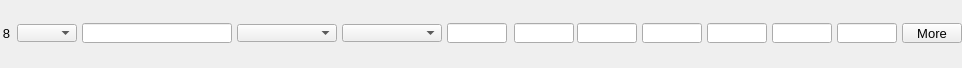
    <widget class="PyDMFrame" name="composite_7">
      <property name="geometry">
        <rect>
          <x>8</x>
          <y>597</y>
          <width>962</width>
          <height>68</height>
        </rect>
      </property>
      <widget class="PyDMEnumComboBox" name="menu_21">
        <property name="geometry">
          <rect>
            <x>17</x>
            <y>24</y>
            <width>60</width>
            <height>18</height>
          </rect>
        </property>
        <property name="toolTip">
          <string>${P}${O8}Use</string>
        </property>
        <property name="channel" stdset="0">
          <string>ca://${P}${O8}Use</string>
        </property>
        <property name="font" stdset="0">
          <font>
            <pointsize>10</pointsize>
          </font>
        </property>
        <property name="styleSheet">
          <string notr="true">PyDMEnumComboBox#menu_21 {
  color: rgb(0, 0, 0);
  background-color: rgb(115, 223, 255);
  }</string>
        </property>
      </widget>
      <widget class="PyDMLabel" name="text_update_77">
        <property name="geometry">
          <rect>
            <x>17</x>
            <y>0</y>
            <width>60</width>
            <height>18</height>
          </rect>
        </property>
        <property name="toolTip">
          <string>PV: ${P}${O8}Use_RBV</string>
        </property>
        <property name="channel" stdset="0">
          <string>ca://${P}${O8}Use_RBV</string>
        </property>
        <property name="font" stdset="0">
          <font>
            <pointsize>10</pointsize>
          </font>
        </property>
        <property name="alignment">
          <set>Qt::AlignCenter</set>
        </property>
        <property name="textInteractionFlags">
          <set>Qt::TextSelectableByKeyboard|Qt::TextSelectableByMouse</set>
        </property>
        <property name="styleSheet">
          <string notr="true">PyDMLabel#text_update_77 {
  color: rgb(10, 0, 184);
  background-color: rgb(70, 70, 70);
  }</string>
        </property>
      </widget>
      <widget class="PyDMLineEdit" name="text_entry_56">
        <property name="geometry">
          <rect>
            <x>82</x>
            <y>23</y>
            <width>150</width>
            <height>20</height>
          </rect>
        </property>
        <property name="channel" stdset="0">
          <string>ca://${P}${O8}Name</string>
        </property>
        <property name="toolTip">
          <string>${P}${O8}Name</string>
        </property>
        <property name="font" stdset="0">
          <font>
            <pointsize>10</pointsize>
          </font>
        </property>
        <property name="styleSheet">
          <string notr="true">PyDMLineEdit#text_entry_56 {
  color: rgb(0, 0, 0);
  background-color: rgb(115, 223, 255);
  border: 1px solid black;
  margin: 0px;
  padding: 0px;
  spacing: 0px;
  }</string>
        </property>
      </widget>
      <widget class="PyDMLabel" name="text_update_78">
        <property name="geometry">
          <rect>
            <x>82</x>
            <y>0</y>
            <width>150</width>
            <height>18</height>
          </rect>
        </property>
        <property name="toolTip">
          <string>PV: ${P}${O8}Name_RBV</string>
        </property>
        <property name="channel" stdset="0">
          <string>ca://${P}${O8}Name_RBV</string>
        </property>
        <property name="font" stdset="0">
          <font>
            <pointsize>10</pointsize>
          </font>
        </property>
        <property name="alignment">
          <set>Qt::AlignCenter</set>
        </property>
        <property name="textInteractionFlags">
          <set>Qt::TextSelectableByKeyboard|Qt::TextSelectableByMouse</set>
        </property>
        <property name="styleSheet">
          <string notr="true">PyDMLabel#text_update_78 {
  color: rgb(10, 0, 184);
  background-color: rgb(187, 187, 187);
  }</string>
        </property>
      </widget>
      <widget class="PyDMEnumComboBox" name="menu_22">
        <property name="geometry">
          <rect>
            <x>237</x>
            <y>24</y>
            <width>100</width>
            <height>18</height>
          </rect>
        </property>
        <property name="toolTip">
          <string>${P}${O8}Shape</string>
        </property>
        <property name="channel" stdset="0">
          <string>ca://${P}${O8}Shape</string>
        </property>
        <property name="font" stdset="0">
          <font>
            <pointsize>10</pointsize>
          </font>
        </property>
        <property name="styleSheet">
          <string notr="true">PyDMEnumComboBox#menu_22 {
  color: rgb(0, 0, 0);
  background-color: rgb(115, 223, 255);
  }</string>
        </property>
      </widget>
      <widget class="PyDMLabel" name="text_update_79">
        <property name="geometry">
          <rect>
            <x>237</x>
            <y>0</y>
            <width>100</width>
            <height>18</height>
          </rect>
        </property>
        <property name="toolTip">
          <string>PV: ${P}${O8}Shape_RBV</string>
        </property>
        <property name="channel" stdset="0">
          <string>ca://${P}${O8}Shape_RBV</string>
        </property>
        <property name="font" stdset="0">
          <font>
            <pointsize>10</pointsize>
          </font>
        </property>
        <property name="alignment">
          <set>Qt::AlignCenter</set>
        </property>
        <property name="textInteractionFlags">
          <set>Qt::TextSelectableByKeyboard|Qt::TextSelectableByMouse</set>
        </property>
        <property name="styleSheet">
          <string notr="true">PyDMLabel#text_update_79 {
  color: rgb(10, 0, 184);
  background-color: rgb(187, 187, 187);
  }</string>
        </property>
      </widget>
      <widget class="PyDMEnumComboBox" name="menu_23">
        <property name="geometry">
          <rect>
            <x>342</x>
            <y>24</y>
            <width>100</width>
            <height>18</height>
          </rect>
        </property>
        <property name="toolTip">
          <string>${P}${O8}DrawMode</string>
        </property>
        <property name="channel" stdset="0">
          <string>ca://${P}${O8}DrawMode</string>
        </property>
        <property name="font" stdset="0">
          <font>
            <pointsize>10</pointsize>
          </font>
        </property>
        <property name="styleSheet">
          <string notr="true">PyDMEnumComboBox#menu_23 {
  color: rgb(0, 0, 0);
  background-color: rgb(115, 223, 255);
  }</string>
        </property>
      </widget>
      <widget class="PyDMLabel" name="text_update_80">
        <property name="geometry">
          <rect>
            <x>342</x>
            <y>0</y>
            <width>100</width>
            <height>18</height>
          </rect>
        </property>
        <property name="toolTip">
          <string>PV: ${P}${O8}DrawMode_RBV</string>
        </property>
        <property name="channel" stdset="0">
          <string>ca://${P}${O8}DrawMode_RBV</string>
        </property>
        <property name="font" stdset="0">
          <font>
            <pointsize>10</pointsize>
          </font>
        </property>
        <property name="alignment">
          <set>Qt::AlignCenter</set>
        </property>
        <property name="textInteractionFlags">
          <set>Qt::TextSelectableByKeyboard|Qt::TextSelectableByMouse</set>
        </property>
        <property name="styleSheet">
          <string notr="true">PyDMLabel#text_update_80 {
  color: rgb(10, 0, 184);
  background-color: rgb(187, 187, 187);
  }</string>
        </property>
      </widget>
      <widget class="PyDMLineEdit" name="text_entry_57">
        <property name="geometry">
          <rect>
            <x>514</x>
            <y>23</y>
            <width>60</width>
            <height>20</height>
          </rect>
        </property>
        <property name="channel" stdset="0">
          <string>ca://${P}${O8}Green</string>
        </property>
        <property name="toolTip">
          <string>${P}${O8}Green</string>
        </property>
        <property name="font" stdset="0">
          <font>
            <pointsize>10</pointsize>
          </font>
        </property>
        <property name="styleSheet">
          <string notr="true">PyDMLineEdit#text_entry_57 {
  color: rgb(0, 0, 0);
  background-color: rgb(115, 223, 255);
  border: 1px solid black;
  margin: 0px;
  padding: 0px;
  spacing: 0px;
  }</string>
        </property>
      </widget>
      <widget class="PyDMLabel" name="text_update_81">
        <property name="geometry">
          <rect>
            <x>514</x>
            <y>0</y>
            <width>60</width>
            <height>18</height>
          </rect>
        </property>
        <property name="toolTip">
          <string>PV: ${P}${O8}Green_RBV</string>
        </property>
        <property name="channel" stdset="0">
          <string>ca://${P}${O8}Green_RBV</string>
        </property>
        <property name="font" stdset="0">
          <font>
            <pointsize>10</pointsize>
          </font>
        </property>
        <property name="alignment">
          <set>Qt::AlignCenter</set>
        </property>
        <property name="textInteractionFlags">
          <set>Qt::TextSelectableByKeyboard|Qt::TextSelectableByMouse</set>
        </property>
        <property name="styleSheet">
          <string notr="true">PyDMLabel#text_update_81 {
  color: rgb(10, 0, 184);
  background-color: rgb(187, 187, 187);
  }</string>
        </property>
      </widget>
      <widget class="PyDMLineEdit" name="text_entry_58">
        <property name="geometry">
          <rect>
            <x>577</x>
            <y>23</y>
            <width>60</width>
            <height>20</height>
          </rect>
        </property>
        <property name="channel" stdset="0">
          <string>ca://${P}${O8}Blue</string>
        </property>
        <property name="toolTip">
          <string>${P}${O8}Blue</string>
        </property>
        <property name="font" stdset="0">
          <font>
            <pointsize>10</pointsize>
          </font>
        </property>
        <property name="styleSheet">
          <string notr="true">PyDMLineEdit#text_entry_58 {
  color: rgb(0, 0, 0);
  background-color: rgb(115, 223, 255);
  border: 1px solid black;
  margin: 0px;
  padding: 0px;
  spacing: 0px;
  }</string>
        </property>
      </widget>
      <widget class="PyDMLabel" name="text_update_82">
        <property name="geometry">
          <rect>
            <x>577</x>
            <y>0</y>
            <width>60</width>
            <height>18</height>
          </rect>
        </property>
        <property name="toolTip">
          <string>PV: ${P}${O8}Blue_RBV</string>
        </property>
        <property name="channel" stdset="0">
          <string>ca://${P}${O8}Blue_RBV</string>
        </property>
        <property name="font" stdset="0">
          <font>
            <pointsize>10</pointsize>
          </font>
        </property>
        <property name="alignment">
          <set>Qt::AlignCenter</set>
        </property>
        <property name="textInteractionFlags">
          <set>Qt::TextSelectableByKeyboard|Qt::TextSelectableByMouse</set>
        </property>
        <property name="styleSheet">
          <string notr="true">PyDMLabel#text_update_82 {
  color: rgb(10, 0, 184);
  background-color: rgb(187, 187, 187);
  }</string>
        </property>
      </widget>
      <widget class="PyDMSlider" name="valuator_28">
        <property name="geometry">
          <rect>
            <x>642</x>
            <y>48</y>
            <width>60</width>
            <height>20</height>
          </rect>
        </property>
        <property name="channel" stdset="0">
          <string>ca://${P}${O8}PositionX</string>
        </property>
        <property name="toolTip">
          <string>${P}${O8}PositionX</string>
        </property>
        <property name="orientation" stdset="0">
          <string>Qt::Horizontal</string>
        </property>
        <property name="showLimitLabels" stdset="0">
          <bool>true</bool>
        </property>
        <property name="showValueLabel" stdset="0">
          <bool>false</bool>
        </property>
        <property name="showUnits" stdset="0">
          <bool>false</bool>
        </property>
        <property name="tickPosition" stdset="0">
          <enum>QSlider::NoTicks</enum>
        </property>
        <property name="precision" stdset="0">
          <number>1</number>
        </property>
        <property name="styleSheet">
          <string notr="true">PyDMSlider#valuator_28 {
  color: rgb(0, 0, 0);
  background-color: rgb(115, 223, 255);
  }</string>
        </property>
      </widget>
      <widget class="PyDMLineEdit" name="text_entry_59">
        <property name="geometry">
          <rect>
            <x>642</x>
            <y>23</y>
            <width>60</width>
            <height>20</height>
          </rect>
        </property>
        <property name="channel" stdset="0">
          <string>ca://${P}${O8}PositionX</string>
        </property>
        <property name="toolTip">
          <string>${P}${O8}PositionX</string>
        </property>
        <property name="font" stdset="0">
          <font>
            <pointsize>10</pointsize>
          </font>
        </property>
        <property name="styleSheet">
          <string notr="true">PyDMLineEdit#text_entry_59 {
  color: rgb(0, 0, 0);
  background-color: rgb(115, 223, 255);
  border: 1px solid black;
  margin: 0px;
  padding: 0px;
  spacing: 0px;
  }</string>
        </property>
      </widget>
      <widget class="PyDMLabel" name="text_update_83">
        <property name="geometry">
          <rect>
            <x>642</x>
            <y>0</y>
            <width>60</width>
            <height>18</height>
          </rect>
        </property>
        <property name="toolTip">
          <string>PV: ${P}${O8}PositionX_RBV</string>
        </property>
        <property name="channel" stdset="0">
          <string>ca://${P}${O8}PositionX_RBV</string>
        </property>
        <property name="font" stdset="0">
          <font>
            <pointsize>10</pointsize>
          </font>
        </property>
        <property name="alignment">
          <set>Qt::AlignCenter</set>
        </property>
        <property name="textInteractionFlags">
          <set>Qt::TextSelectableByKeyboard|Qt::TextSelectableByMouse</set>
        </property>
        <property name="styleSheet">
          <string notr="true">PyDMLabel#text_update_83 {
  color: rgb(10, 0, 184);
  background-color: rgb(187, 187, 187);
  }</string>
        </property>
      </widget>
      <widget class="PyDMSlider" name="valuator_29">
        <property name="geometry">
          <rect>
            <x>707</x>
            <y>48</y>
            <width>60</width>
            <height>20</height>
          </rect>
        </property>
        <property name="channel" stdset="0">
          <string>ca://${P}${O8}SizeX</string>
        </property>
        <property name="toolTip">
          <string>${P}${O8}SizeX</string>
        </property>
        <property name="orientation" stdset="0">
          <string>Qt::Horizontal</string>
        </property>
        <property name="showLimitLabels" stdset="0">
          <bool>true</bool>
        </property>
        <property name="showValueLabel" stdset="0">
          <bool>false</bool>
        </property>
        <property name="showUnits" stdset="0">
          <bool>false</bool>
        </property>
        <property name="tickPosition" stdset="0">
          <enum>QSlider::NoTicks</enum>
        </property>
        <property name="precision" stdset="0">
          <number>1</number>
        </property>
        <property name="styleSheet">
          <string notr="true">PyDMSlider#valuator_29 {
  color: rgb(0, 0, 0);
  background-color: rgb(115, 223, 255);
  }</string>
        </property>
      </widget>
      <widget class="PyDMLineEdit" name="text_entry_60">
        <property name="geometry">
          <rect>
            <x>707</x>
            <y>23</y>
            <width>60</width>
            <height>20</height>
          </rect>
        </property>
        <property name="channel" stdset="0">
          <string>ca://${P}${O8}SizeX</string>
        </property>
        <property name="toolTip">
          <string>${P}${O8}SizeX</string>
        </property>
        <property name="font" stdset="0">
          <font>
            <pointsize>10</pointsize>
          </font>
        </property>
        <property name="styleSheet">
          <string notr="true">PyDMLineEdit#text_entry_60 {
  color: rgb(0, 0, 0);
  background-color: rgb(115, 223, 255);
  border: 1px solid black;
  margin: 0px;
  padding: 0px;
  spacing: 0px;
  }</string>
        </property>
      </widget>
      <widget class="PyDMLabel" name="text_update_84">
        <property name="geometry">
          <rect>
            <x>707</x>
            <y>0</y>
            <width>60</width>
            <height>18</height>
          </rect>
        </property>
        <property name="toolTip">
          <string>PV: ${P}${O8}SizeX_RBV</string>
        </property>
        <property name="channel" stdset="0">
          <string>ca://${P}${O8}SizeX_RBV</string>
        </property>
        <property name="font" stdset="0">
          <font>
            <pointsize>10</pointsize>
          </font>
        </property>
        <property name="alignment">
          <set>Qt::AlignCenter</set>
        </property>
        <property name="textInteractionFlags">
          <set>Qt::TextSelectableByKeyboard|Qt::TextSelectableByMouse</set>
        </property>
        <property name="styleSheet">
          <string notr="true">PyDMLabel#text_update_84 {
  color: rgb(10, 0, 184);
  background-color: rgb(187, 187, 187);
  }</string>
        </property>
      </widget>
      <widget class="PyDMSlider" name="valuator_30">
        <property name="geometry">
          <rect>
            <x>772</x>
            <y>48</y>
            <width>60</width>
            <height>20</height>
          </rect>
        </property>
        <property name="channel" stdset="0">
          <string>ca://${P}${O8}PositionY</string>
        </property>
        <property name="toolTip">
          <string>${P}${O8}PositionY</string>
        </property>
        <property name="orientation" stdset="0">
          <string>Qt::Horizontal</string>
        </property>
        <property name="showLimitLabels" stdset="0">
          <bool>true</bool>
        </property>
        <property name="showValueLabel" stdset="0">
          <bool>false</bool>
        </property>
        <property name="showUnits" stdset="0">
          <bool>false</bool>
        </property>
        <property name="tickPosition" stdset="0">
          <enum>QSlider::NoTicks</enum>
        </property>
        <property name="precision" stdset="0">
          <number>1</number>
        </property>
        <property name="styleSheet">
          <string notr="true">PyDMSlider#valuator_30 {
  color: rgb(0, 0, 0);
  background-color: rgb(115, 223, 255);
  }</string>
        </property>
      </widget>
      <widget class="PyDMLineEdit" name="text_entry_61">
        <property name="geometry">
          <rect>
            <x>772</x>
            <y>23</y>
            <width>60</width>
            <height>20</height>
          </rect>
        </property>
        <property name="channel" stdset="0">
          <string>ca://${P}${O8}PositionY</string>
        </property>
        <property name="toolTip">
          <string>${P}${O8}PositionY</string>
        </property>
        <property name="font" stdset="0">
          <font>
            <pointsize>10</pointsize>
          </font>
        </property>
        <property name="styleSheet">
          <string notr="true">PyDMLineEdit#text_entry_61 {
  color: rgb(0, 0, 0);
  background-color: rgb(115, 223, 255);
  border: 1px solid black;
  margin: 0px;
  padding: 0px;
  spacing: 0px;
  }</string>
        </property>
      </widget>
      <widget class="PyDMLabel" name="text_update_85">
        <property name="geometry">
          <rect>
            <x>772</x>
            <y>0</y>
            <width>60</width>
            <height>18</height>
          </rect>
        </property>
        <property name="toolTip">
          <string>PV: ${P}${O8}PositionY_RBV</string>
        </property>
        <property name="channel" stdset="0">
          <string>ca://${P}${O8}PositionY_RBV</string>
        </property>
        <property name="font" stdset="0">
          <font>
            <pointsize>10</pointsize>
          </font>
        </property>
        <property name="alignment">
          <set>Qt::AlignCenter</set>
        </property>
        <property name="textInteractionFlags">
          <set>Qt::TextSelectableByKeyboard|Qt::TextSelectableByMouse</set>
        </property>
        <property name="styleSheet">
          <string notr="true">PyDMLabel#text_update_85 {
  color: rgb(10, 0, 184);
  background-color: rgb(187, 187, 187);
  }</string>
        </property>
      </widget>
      <widget class="PyDMSlider" name="valuator_31">
        <property name="geometry">
          <rect>
            <x>837</x>
            <y>48</y>
            <width>60</width>
            <height>20</height>
          </rect>
        </property>
        <property name="channel" stdset="0">
          <string>ca://${P}${O8}SizeY</string>
        </property>
        <property name="toolTip">
          <string>${P}${O8}SizeY</string>
        </property>
        <property name="orientation" stdset="0">
          <string>Qt::Horizontal</string>
        </property>
        <property name="showLimitLabels" stdset="0">
          <bool>true</bool>
        </property>
        <property name="showValueLabel" stdset="0">
          <bool>false</bool>
        </property>
        <property name="showUnits" stdset="0">
          <bool>false</bool>
        </property>
        <property name="tickPosition" stdset="0">
          <enum>QSlider::NoTicks</enum>
        </property>
        <property name="precision" stdset="0">
          <number>1</number>
        </property>
        <property name="styleSheet">
          <string notr="true">PyDMSlider#valuator_31 {
  color: rgb(0, 0, 0);
  background-color: rgb(115, 223, 255);
  }</string>
        </property>
      </widget>
      <widget class="PyDMLineEdit" name="text_entry_62">
        <property name="geometry">
          <rect>
            <x>837</x>
            <y>23</y>
            <width>60</width>
            <height>20</height>
          </rect>
        </property>
        <property name="channel" stdset="0">
          <string>ca://${P}${O8}SizeY</string>
        </property>
        <property name="toolTip">
          <string>${P}${O8}SizeY</string>
        </property>
        <property name="font" stdset="0">
          <font>
            <pointsize>10</pointsize>
          </font>
        </property>
        <property name="styleSheet">
          <string notr="true">PyDMLineEdit#text_entry_62 {
  color: rgb(0, 0, 0);
  background-color: rgb(115, 223, 255);
  border: 1px solid black;
  margin: 0px;
  padding: 0px;
  spacing: 0px;
  }</string>
        </property>
      </widget>
      <widget class="PyDMLabel" name="text_update_86">
        <property name="geometry">
          <rect>
            <x>837</x>
            <y>0</y>
            <width>60</width>
            <height>18</height>
          </rect>
        </property>
        <property name="toolTip">
          <string>PV: ${P}${O8}SizeY_RBV</string>
        </property>
        <property name="channel" stdset="0">
          <string>ca://${P}${O8}SizeY_RBV</string>
        </property>
        <property name="font" stdset="0">
          <font>
            <pointsize>10</pointsize>
          </font>
        </property>
        <property name="alignment">
          <set>Qt::AlignCenter</set>
        </property>
        <property name="textInteractionFlags">
          <set>Qt::TextSelectableByKeyboard|Qt::TextSelectableByMouse</set>
        </property>
        <property name="styleSheet">
          <string notr="true">PyDMLabel#text_update_86 {
  color: rgb(10, 0, 184);
  background-color: rgb(187, 187, 187);
  }</string>
        </property>
      </widget>
      <widget class="PyDMLineEdit" name="text_entry_63">
        <property name="geometry">
          <rect>
            <x>447</x>
            <y>23</y>
            <width>60</width>
            <height>20</height>
          </rect>
        </property>
        <property name="channel" stdset="0">
          <string>ca://${P}${O8}Red</string>
        </property>
        <property name="toolTip">
          <string>${P}${O8}Red</string>
        </property>
        <property name="font" stdset="0">
          <font>
            <pointsize>10</pointsize>
          </font>
        </property>
        <property name="styleSheet">
          <string notr="true">PyDMLineEdit#text_entry_63 {
  color: rgb(0, 0, 0);
  background-color: rgb(115, 223, 255);
  border: 1px solid black;
  margin: 0px;
  padding: 0px;
  spacing: 0px;
  }</string>
        </property>
      </widget>
      <widget class="PyDMLabel" name="text_update_87">
        <property name="geometry">
          <rect>
            <x>447</x>
            <y>0</y>
            <width>60</width>
            <height>18</height>
          </rect>
        </property>
        <property name="toolTip">
          <string>PV: ${P}${O8}Red_RBV</string>
        </property>
        <property name="channel" stdset="0">
          <string>ca://${P}${O8}Red_RBV</string>
        </property>
        <property name="font" stdset="0">
          <font>
            <pointsize>10</pointsize>
          </font>
        </property>
        <property name="alignment">
          <set>Qt::AlignCenter</set>
        </property>
        <property name="textInteractionFlags">
          <set>Qt::TextSelectableByKeyboard|Qt::TextSelectableByMouse</set>
        </property>
        <property name="styleSheet">
          <string notr="true">PyDMLabel#text_update_87 {
  color: rgb(10, 0, 184);
  background-color: rgb(187, 187, 187);
  }</string>
        </property>
      </widget>
      <widget class="QLabel" name="text_22">
        <property name="geometry">
          <rect>
            <x>0</x>
            <y>23</y>
            <width>10</width>
            <height>20</height>
          </rect>
        </property>
        <property name="text">
          <string>8</string>
        </property>
        <property name="font" stdset="0">
          <font>
            <pointsize>10</pointsize>
          </font>
        </property>
        <property name="brush" stdset="0">
          <brush brushstyle="SolidPattern">
            <color alpha="255">
              <red>0</red>
              <green>0</green>
              <blue>0</blue>
            </color>
          </brush>
        </property>
        <property name="toolTip">
          <string>text_22</string>
        </property>
        <property name="alignment">
          <set>Qt::AlignRight|Qt::AlignTrailing|Qt::AlignVCenter</set>
        </property>
        <property name="styleSheet">
          <string notr="true">QLabel#text_22 {
  color: rgb(0, 0, 0);
  }</string>
        </property>
      </widget>
      <widget class="PyDMRelatedDisplayButton" name="related_display_7">
        <property name="geometry">
          <rect>
            <x>902</x>
            <y>23</y>
            <width>60</width>
            <height>20</height>
          </rect>
        </property>
        <property name="toolTip">
          <string>More</string>
        </property>
        <property name="text">
          <string>More</string>
        </property>
        <property name="showIcon" stdset="0">
          <bool>true</bool>
        </property>
        <property name="font" stdset="0">
          <font>
            <pointsize>10</pointsize>
          </font>
        </property>
        <property name="styleSheet">
          <string notr="true">PyDMRelatedDisplayButton#related_display_7 {
  color: rgb(0, 0, 0);
  background-color: rgb(115, 223, 255);
  }</string>
        </property>
        <property name="titles" stdset="0">
          <stringlist>
            <string>Full Overlay</string>
          </stringlist>
        </property>
        <property name="filenames" stdset="0">
          <stringlist>
            <string>OverlayN.ui</string>
          </stringlist>
        </property>
        <property name="macros" stdset="0">
          <stringlist>
            <string>P=${P}, R=${O8}</string>
          </stringlist>
        </property>
        <property name="openInNewWindow" stdset="0">
          <bool>true</bool>
        </property>
      </widget>
    </widget>
